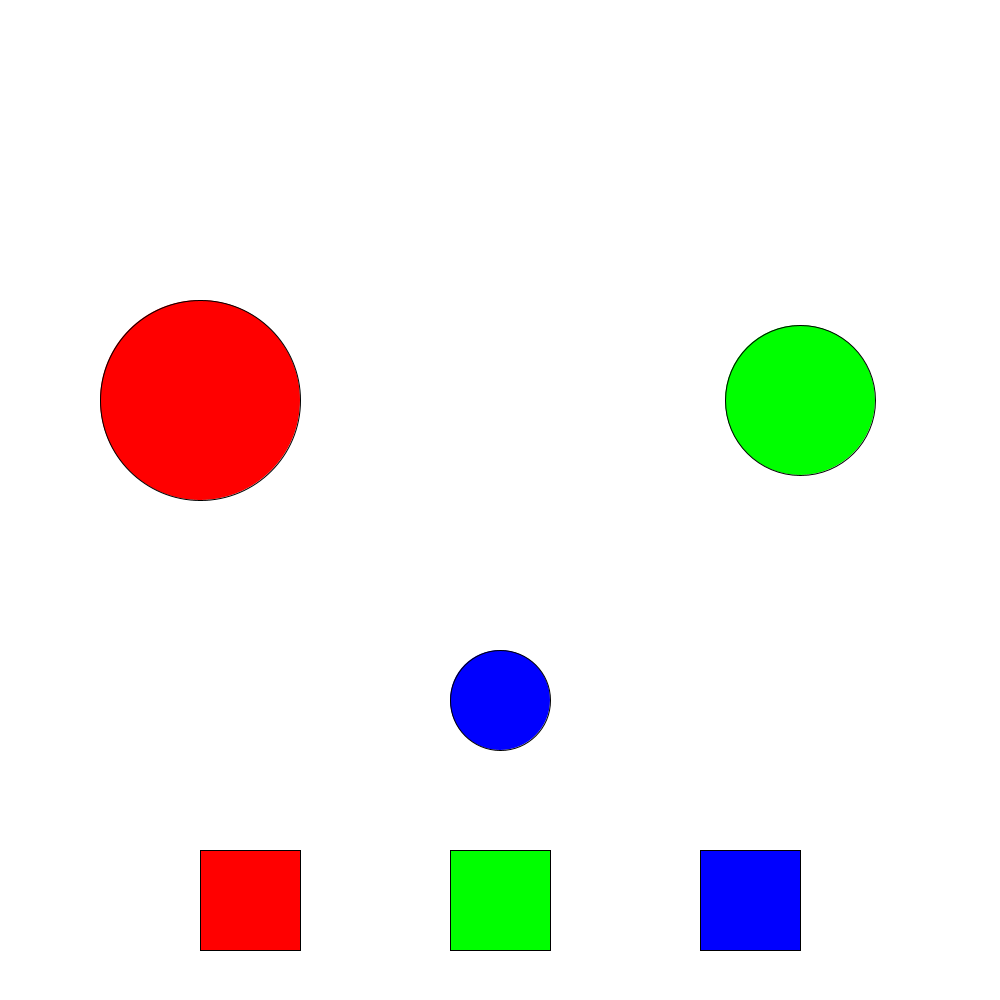
Frame 1 (no input)
Frame 60 (the mouse pressed at the canvas centre just before this capture): identical to frame 1, image omitted
Frame 120 (the mouse held since frame 60 and released just before this capture): identical to frame 1, image omitted

The Processing sketch that drew this single still picture (run headless with seeded random() and noise(); from frame 60 on, the mouse is pressed at the canvas centre):

// Processing sketch: inventory_prototype
// ── inventory_prototype.pde
ArrayList<ClickableItems> items = new ArrayList<ClickableItems>();
ArrayList<InventoryItems> inventory = new ArrayList<InventoryItems>();
ArrayList<ObjectiveSquare> squares = new ArrayList<ObjectiveSquare>();

int inventoryItemSize = 50;
int inventoryAmount = 0;

int activeColor = 0;

void setup()
{
  size(1000, 1000);
  
  items.add(new ClickableItems(1, 200, 200, 400));
  items.add(new ClickableItems(2, 150, 800, 400));
  items.add(new ClickableItems(3, 100, 500, 700));
  
  squares.add(new ObjectiveSquare(1, 250, height - 100));
  squares.add(new ObjectiveSquare(2, 500, height - 100));
  squares.add(new ObjectiveSquare(3, 750, height - 100));
}

void draw()
{
  background(255);
  
  drawItems();
}

void drawItems()
{
  for(int i = 0; i < items.size(); i++){
    items.get(i).show();
  }
  
  for(int i = 0; i < inventory.size(); i++){
    inventory.get(i).show(50 + 75 * i);
  }
  
  for(int i = 0; i < squares.size(); i++){
    squares.get(i).show();
  }
}

void mousePressed()
{
  //Putting clicked items into the inventory.
  for(int i = 0; i < items.size(); i++){
    ClickableItems item = items.get(i);
    
    if(dist(mouseX, mouseY, item.posX, item.posY) <= item.size / 2){
      items.remove(i);
      inventory.add(new InventoryItems(item.whatColor, inventoryItemSize));
    }
  }
  
  //Clicking items in the inventory to use them.
  for(int i = 0; i < inventory.size(); i++){
    InventoryItems item = inventory.get(i);
    
    if(dist(mouseX, mouseY, item.positionX, 50) <= item.size / 2 && !item.isGrabbed){
      for(int j = 0; j < inventory.size(); j++){
        InventoryItems iTem = inventory.get(j);
        if(iTem.isGrabbed){
          iTem.isGrabbed = false;
          activeColor = 0;
        }
      }
      activeColor = item.whatColor;
      item.isGrabbed = true;
    }else if(dist(mouseX, mouseY, item.positionX, 50) <= item.size / 2 && item.isGrabbed){
      item.isGrabbed = false;
      activeColor = 0;
    }
  }
  
  //Using items on the squares.
  for(int i = 0; i < inventory.size(); i++){
    InventoryItems item = inventory.get(i);
    
    for(int j = 0; j < squares.size(); j++){
      ObjectiveSquare square = squares.get(j);
      
      if(mouseX > square.posX - 50 && mouseX < square.posX + 50 &&
      mouseY > square.posY - 50 && mouseY < square.posY + 50 &&
      activeColor == square.whatColor && activeColor == item.whatColor){
        inventory.remove(i);
        squares.remove(j);
        activeColor = 0;
      }
    }
  }
}

// ── ClickableItems.pde
class ClickableItems
{
  int whatColor;
  float size;
  float posX;
  float posY;
  
  ClickableItems(int whatColor, float size, float posX, float posY)
  {
    this.whatColor = whatColor;
    this.size = size;
    this.posX = posX;
    this.posY = posY;
  }
  
  void show(){
    if(whatColor == 1){
      fill(255, 0, 0);
    } else if(whatColor == 2){
      fill(0, 255, 0);
    } else if(whatColor == 3){
      fill(0, 0, 255);
    }
    
    circle(posX, posY, size);
  }
}

// ── InventoryItems.pde
class InventoryItems
{
  int whatColor;
  float size;
  float xtrSize = 0;
  float positionX;
  Boolean isGrabbed = false;
  
  InventoryItems(int whatColor, float size)
  {
    this.whatColor = whatColor;
    this.size = size;
  }
  
  void show(int posX)
  {
    positionX = posX;
    
    if(whatColor == 1){
      fill(255, 0, 0);
    } else if(whatColor == 2){
      fill(0, 255, 0);
    } else if(whatColor == 3){
      fill(0, 0, 255);
    }
    
    if(isGrabbed){
      xtrSize = 5;
    } else{
      xtrSize = 0;
    }
    
    circle(posX, 50, size + xtrSize);
    
    if(isGrabbed){
      circle(mouseX, mouseY, size);
    }
  }
}

// ── ObjectiveSquare.pde
class ObjectiveSquare
{
  float posX;
  float posY;
  int whatColor;
  
  ObjectiveSquare(int whatColor, float posX, float posY){
    this.posX = posX;
    this.posY = posY;
    this.whatColor = whatColor;
  }
  
  void show()
  {
    if(whatColor == 1){
      fill(255, 0, 0);
    }else if(whatColor == 2){
      fill(0, 255, 0);
    }else if(whatColor == 3){
      fill(0, 0, 255);
    }
    
    rectMode(CENTER);
    rect(posX, posY, 100, 100);
  }
}
